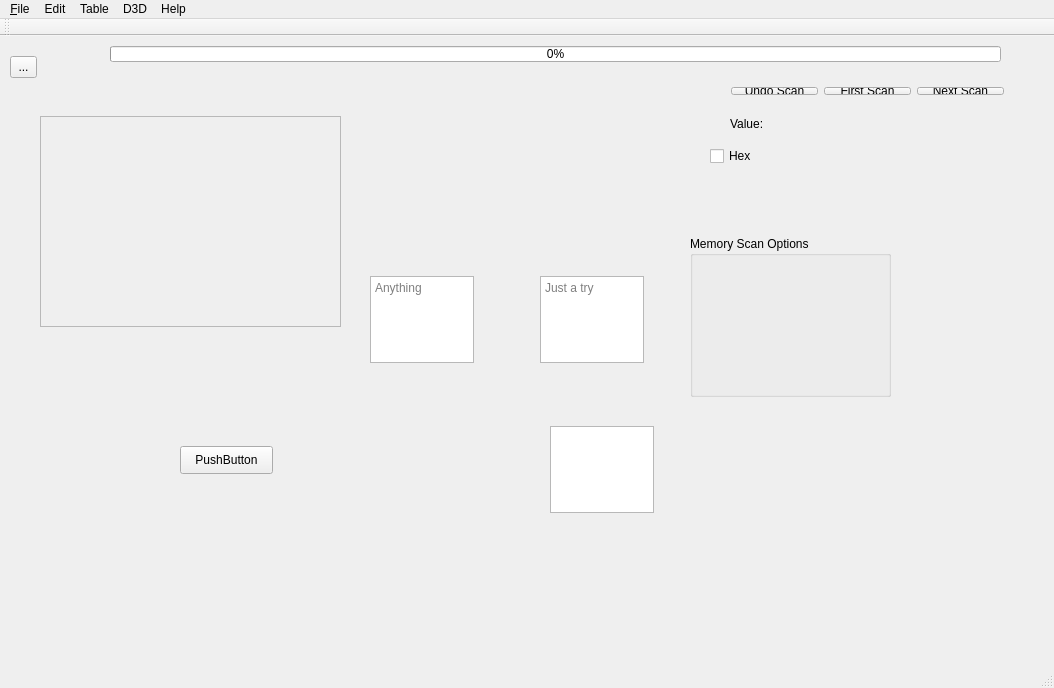
<?xml version="1.0" encoding="UTF-8"?>
<ui version="4.0">
 <class>QtProClass</class>
 <widget class="QMainWindow" name="QtProClass">
  <property name="geometry">
   <rect>
    <x>0</x>
    <y>0</y>
    <width>1054</width>
    <height>688</height>
   </rect>
  </property>
  <property name="windowTitle">
   <string>QtPro</string>
  </property>
  <widget class="QWidget" name="centralWidget">
   <widget class="QProgressBar" name="progressBar">
    <property name="geometry">
     <rect>
      <x>110</x>
      <y>10</y>
      <width>891</width>
      <height>16</height>
     </rect>
    </property>
    <property name="value">
     <number>0</number>
    </property>
   </widget>
   <widget class="QCheckBox" name="checkBox">
    <property name="geometry">
     <rect>
      <x>710</x>
      <y>110</y>
      <width>51</width>
      <height>20</height>
     </rect>
    </property>
    <property name="text">
     <string>Hex</string>
    </property>
   </widget>
   <widget class="QPlainTextEdit" name="plainTextEdit">
    <property name="geometry">
     <rect>
      <x>540</x>
      <y>240</y>
      <width>104</width>
      <height>87</height>
     </rect>
    </property>
    <property name="placeholderText">
     <string>Just a try</string>
    </property>
   </widget>
   <widget class="QTextEdit" name="textEdit">
    <property name="geometry">
     <rect>
      <x>370</x>
      <y>240</y>
      <width>104</width>
      <height>87</height>
     </rect>
    </property>
    <property name="placeholderText">
     <string>Anything</string>
    </property>
   </widget>
   <widget class="QLabel" name="lblValue">
    <property name="geometry">
     <rect>
      <x>730</x>
      <y>80</y>
      <width>55</width>
      <height>16</height>
     </rect>
    </property>
    <property name="text">
     <string>Value:</string>
    </property>
   </widget>
   <widget class="QGroupBox" name="grpBoxOpt">
    <property name="geometry">
     <rect>
      <x>690</x>
      <y>200</y>
      <width>201</width>
      <height>161</height>
     </rect>
    </property>
    <property name="title">
     <string>Memory Scan Options</string>
    </property>
   </widget>
   <widget class="QToolButton" name="toolButton">
    <property name="geometry">
     <rect>
      <x>10</x>
      <y>20</y>
      <width>27</width>
      <height>22</height>
     </rect>
    </property>
    <property name="text">
     <string>...</string>
    </property>
   </widget>
   <widget class="QScrollArea" name="scrollArea">
    <property name="geometry">
     <rect>
      <x>40</x>
      <y>80</y>
      <width>301</width>
      <height>211</height>
     </rect>
    </property>
    <property name="widgetResizable">
     <bool>true</bool>
    </property>
    <widget class="QWidget" name="scrollAreaWidgetContents">
     <property name="geometry">
      <rect>
       <x>0</x>
       <y>0</y>
       <width>299</width>
       <height>209</height>
      </rect>
     </property>
    </widget>
   </widget>
   <widget class="QPushButton" name="pushButton">
    <property name="geometry">
     <rect>
      <x>180</x>
      <y>410</y>
      <width>93</width>
      <height>28</height>
     </rect>
    </property>
    <property name="text">
     <string>PushButton</string>
    </property>
   </widget>
   <widget class="QWidget" name="layoutWidget">
    <property name="geometry">
     <rect>
      <x>720</x>
      <y>40</y>
      <width>295</width>
      <height>30</height>
     </rect>
    </property>
    <layout class="QHBoxLayout" name="horizontalLayout">
     <item>
      <widget class="QPushButton" name="btnUndoScan">
       <property name="text">
        <string>Undo Scan</string>
       </property>
      </widget>
     </item>
     <item>
      <widget class="QPushButton" name="btnFirstScan">
       <property name="text">
        <string>First Scan</string>
       </property>
      </widget>
     </item>
     <item>
      <widget class="QPushButton" name="btnNextScan">
       <property name="text">
        <string>Next Scan</string>
       </property>
      </widget>
     </item>
    </layout>
   </widget>
   <widget class="QTextEdit" name="textEdit_2">
    <property name="geometry">
     <rect>
      <x>550</x>
      <y>390</y>
      <width>104</width>
      <height>87</height>
     </rect>
    </property>
   </widget>
  </widget>
  <widget class="QMenuBar" name="menuBar">
   <property name="geometry">
    <rect>
     <x>0</x>
     <y>0</y>
     <width>1054</width>
     <height>26</height>
    </rect>
   </property>
   <widget class="QMenu" name="menu_File">
    <property name="title">
     <string>&amp;File</string>
    </property>
    <addaction name="actionAdd_Scan_Table"/>
    <addaction name="actionClear_list"/>
    <addaction name="actionOpen_Process"/>
    <addaction name="actionOpen_File"/>
    <addaction name="separator"/>
    <addaction name="actionSave"/>
    <addaction name="actionSaved_as"/>
    <addaction name="actionLoad"/>
    <addaction name="separator"/>
    <addaction name="actionSave_current_scanresults"/>
    <addaction name="separator"/>
    <addaction name="actionGenerate_generic_trainer_lua_script_from_table"/>
    <addaction name="separator"/>
    <addaction name="actionQuit"/>
   </widget>
   <widget class="QMenu" name="menuEdit">
    <property name="title">
     <string>Edit</string>
    </property>
    <addaction name="actionSettings"/>
   </widget>
   <widget class="QMenu" name="menuTable">
    <property name="title">
     <string>Table</string>
    </property>
    <addaction name="actionShow_Cheat_Table_Lua_Script"/>
    <addaction name="separator"/>
    <addaction name="actionCreate_Form"/>
    <addaction name="actionResynchronyze_forms_with_Lua"/>
    <addaction name="separator"/>
    <addaction name="actionAdd_file"/>
   </widget>
   <widget class="QMenu" name="menuD3D">
    <property name="title">
     <string>D3D</string>
    </property>
    <addaction name="actionHook_Direct3D"/>
    <addaction name="separator"/>
    <addaction name="actionSet_custom_CrossHair"/>
    <addaction name="actionLock_mouse_in_game_window"/>
    <addaction name="actionSnapshot_Handler"/>
   </widget>
   <widget class="QMenu" name="menuHelp">
    <property name="title">
     <string>Help</string>
    </property>
    <addaction name="actionCheat_Engine_Help_F1"/>
    <addaction name="actionCheat_Engine_Tutorial"/>
    <addaction name="separator"/>
    <addaction name="actionAbout"/>
   </widget>
   <addaction name="menu_File"/>
   <addaction name="menuEdit"/>
   <addaction name="menuTable"/>
   <addaction name="menuD3D"/>
   <addaction name="menuHelp"/>
  </widget>
  <widget class="QToolBar" name="mainToolBar">
   <attribute name="toolBarArea">
    <enum>TopToolBarArea</enum>
   </attribute>
   <attribute name="toolBarBreak">
    <bool>false</bool>
   </attribute>
  </widget>
  <widget class="QStatusBar" name="statusBar"/>
  <action name="action_Exit">
   <property name="text">
    <string>&amp;Exit</string>
   </property>
  </action>
  <action name="actionE_xit">
   <property name="text">
    <string>E&amp;xit</string>
   </property>
  </action>
  <action name="actionCheat_Engine_Help_F1">
   <property name="text">
    <string>Cheat Engine Help F1</string>
   </property>
  </action>
  <action name="actionCheat_Engine_Tutorial">
   <property name="text">
    <string>Cheat Engine Tutorial</string>
   </property>
  </action>
  <action name="actionAbout">
   <property name="text">
    <string>About</string>
   </property>
  </action>
  <action name="actionAdd_Scan_Table">
   <property name="text">
    <string>Add scan tab</string>
   </property>
  </action>
  <action name="actionClear_list">
   <property name="text">
    <string>Clear list</string>
   </property>
  </action>
  <action name="actionOpen_Process">
   <property name="text">
    <string>Open Process</string>
   </property>
  </action>
  <action name="actionOpen_File">
   <property name="text">
    <string>Open File</string>
   </property>
  </action>
  <action name="actionSave">
   <property name="text">
    <string>Save</string>
   </property>
  </action>
  <action name="actionSaved_as">
   <property name="text">
    <string>Saved as..</string>
   </property>
  </action>
  <action name="actionLoad">
   <property name="text">
    <string>Load</string>
   </property>
  </action>
  <action name="actionSave_current_scanresults">
   <property name="text">
    <string>Save current scanresults</string>
   </property>
  </action>
  <action name="actionGenerate_generic_trainer_lua_script_from_table">
   <property name="text">
    <string>Generate generic trainer lua script from table</string>
   </property>
  </action>
  <action name="actionQuit">
   <property name="text">
    <string>Quit</string>
   </property>
  </action>
  <action name="actionSettings">
   <property name="text">
    <string>Settings</string>
   </property>
  </action>
  <action name="actionShow_Cheat_Table_Lua_Script">
   <property name="text">
    <string>Show Cheat Table Lua Script</string>
   </property>
  </action>
  <action name="actionCreate_Form">
   <property name="text">
    <string>Create Form</string>
   </property>
  </action>
  <action name="actionResynchronyze_forms_with_Lua">
   <property name="text">
    <string>Resynchronize forms with Lua</string>
   </property>
  </action>
  <action name="actionAdd_file">
   <property name="text">
    <string>Add file</string>
   </property>
  </action>
  <action name="actionHook_Direct3D">
   <property name="text">
    <string>Hook Direct3D</string>
   </property>
  </action>
  <action name="actionSet_custom_CrossHair">
   <property name="text">
    <string>Set custom CrossHair</string>
   </property>
  </action>
  <action name="actionLock_mouse_in_game_window">
   <property name="text">
    <string>Lock mouse in game window</string>
   </property>
  </action>
  <action name="actionSnapshot_Handler">
   <property name="text">
    <string>Snapshot Handler</string>
   </property>
  </action>
 </widget>
 <layoutdefault spacing="6" margin="11"/>
 <resources>
  <include location="qtpro.qrc"/>
 </resources>
 <connections>
  <connection>
   <sender>actionQuit</sender>
   <signal>triggered()</signal>
   <receiver>QtProClass</receiver>
   <slot>close()</slot>
   <hints>
    <hint type="sourcelabel">
     <x>-1</x>
     <y>-1</y>
    </hint>
    <hint type="destinationlabel">
     <x>109</x>
     <y>80</y>
    </hint>
   </hints>
  </connection>
 </connections>
</ui>
